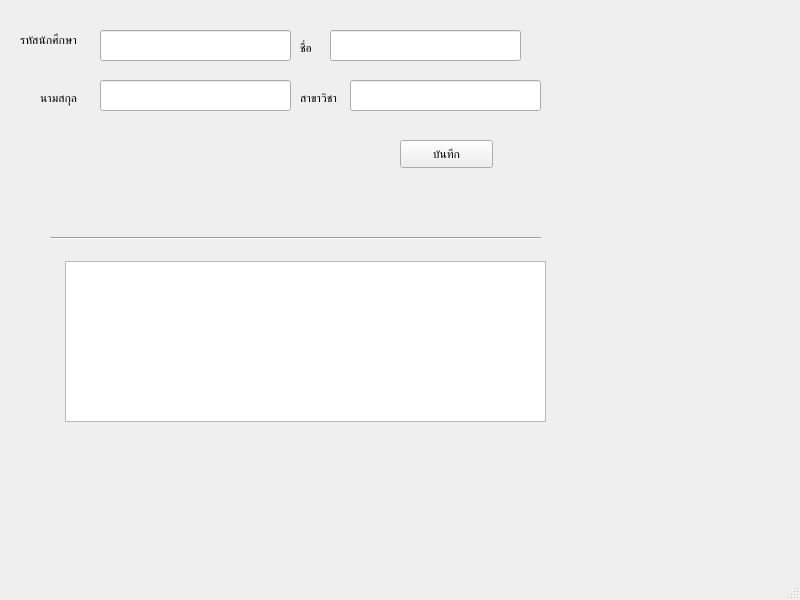
<?xml version="1.0" encoding="UTF-8"?>
<ui version="4.0">
 <class>MainWindow</class>
 <widget class="QMainWindow" name="MainWindow">
  <property name="geometry">
   <rect>
    <x>0</x>
    <y>0</y>
    <width>800</width>
    <height>600</height>
   </rect>
  </property>
  <property name="windowTitle">
   <string>MainWindow</string>
  </property>
  <widget class="QWidget" name="centralwidget">
   <widget class="QPushButton" name="pushButton">
    <property name="geometry">
     <rect>
      <x>400</x>
      <y>140</y>
      <width>93</width>
      <height>28</height>
     </rect>
    </property>
    <property name="text">
     <string>บันทึก</string>
    </property>
   </widget>
   <widget class="QLineEdit" name="lineEdit">
    <property name="geometry">
     <rect>
      <x>100</x>
      <y>30</y>
      <width>191</width>
      <height>31</height>
     </rect>
    </property>
   </widget>
   <widget class="QLineEdit" name="lineEdit_2">
    <property name="geometry">
     <rect>
      <x>330</x>
      <y>30</y>
      <width>191</width>
      <height>31</height>
     </rect>
    </property>
   </widget>
   <widget class="QLineEdit" name="lineEdit_3">
    <property name="geometry">
     <rect>
      <x>100</x>
      <y>80</y>
      <width>191</width>
      <height>31</height>
     </rect>
    </property>
   </widget>
   <widget class="QLineEdit" name="lineEdit_4">
    <property name="geometry">
     <rect>
      <x>350</x>
      <y>80</y>
      <width>191</width>
      <height>31</height>
     </rect>
    </property>
   </widget>
   <widget class="QLabel" name="label">
    <property name="geometry">
     <rect>
      <x>20</x>
      <y>30</y>
      <width>81</width>
      <height>20</height>
     </rect>
    </property>
    <property name="text">
     <string>รหัสนักศึกษา</string>
    </property>
   </widget>
   <widget class="QLabel" name="label_2">
    <property name="geometry">
     <rect>
      <x>300</x>
      <y>40</y>
      <width>55</width>
      <height>16</height>
     </rect>
    </property>
    <property name="text">
     <string>ชื่อ</string>
    </property>
   </widget>
   <widget class="QLabel" name="label_3">
    <property name="geometry">
     <rect>
      <x>40</x>
      <y>90</y>
      <width>55</width>
      <height>16</height>
     </rect>
    </property>
    <property name="text">
     <string>นามสกุล</string>
    </property>
   </widget>
   <widget class="QLabel" name="label_4">
    <property name="geometry">
     <rect>
      <x>300</x>
      <y>90</y>
      <width>55</width>
      <height>16</height>
     </rect>
    </property>
    <property name="text">
     <string>สาขาวิชา</string>
    </property>
   </widget>
   <widget class="QTableWidget" name="tableWidget">
    <property name="geometry">
     <rect>
      <x>65</x>
      <y>261</y>
      <width>481</width>
      <height>161</height>
     </rect>
    </property>
   </widget>
   <widget class="Line" name="line">
    <property name="geometry">
     <rect>
      <x>50</x>
      <y>230</y>
      <width>491</width>
      <height>16</height>
     </rect>
    </property>
    <property name="orientation">
     <enum>Qt::Horizontal</enum>
    </property>
   </widget>
  </widget>
  <widget class="QMenuBar" name="menubar">
   <property name="geometry">
    <rect>
     <x>0</x>
     <y>0</y>
     <width>800</width>
     <height>21</height>
    </rect>
   </property>
  </widget>
  <widget class="QStatusBar" name="statusbar"/>
 </widget>
 <resources/>
 <connections/>
</ui>
